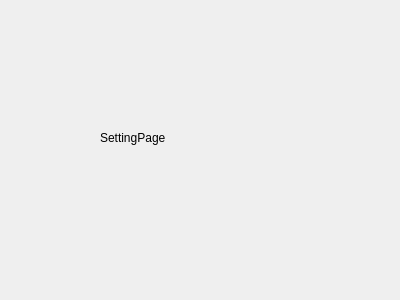
<?xml version="1.0" encoding="UTF-8"?>
<ui version="4.0">
 <class>Form</class>
 <widget class="QWidget" name="Form">
  <property name="geometry">
   <rect>
    <x>0</x>
    <y>0</y>
    <width>400</width>
    <height>300</height>
   </rect>
  </property>
  <property name="windowTitle">
   <string>Form</string>
  </property>
  <widget class="QLabel" name="label">
   <property name="geometry">
    <rect>
     <x>100</x>
     <y>130</y>
     <width>91</width>
     <height>16</height>
    </rect>
   </property>
   <property name="text">
    <string>SettingPage</string>
   </property>
  </widget>
 </widget>
 <resources/>
 <connections/>
</ui>
